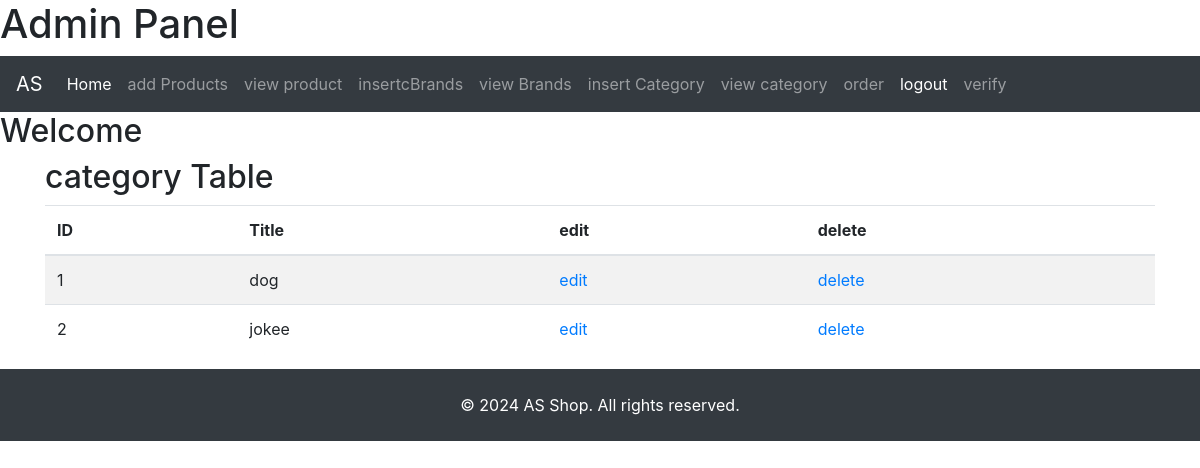
Before: /admin/home.php?view_category with the older database file.
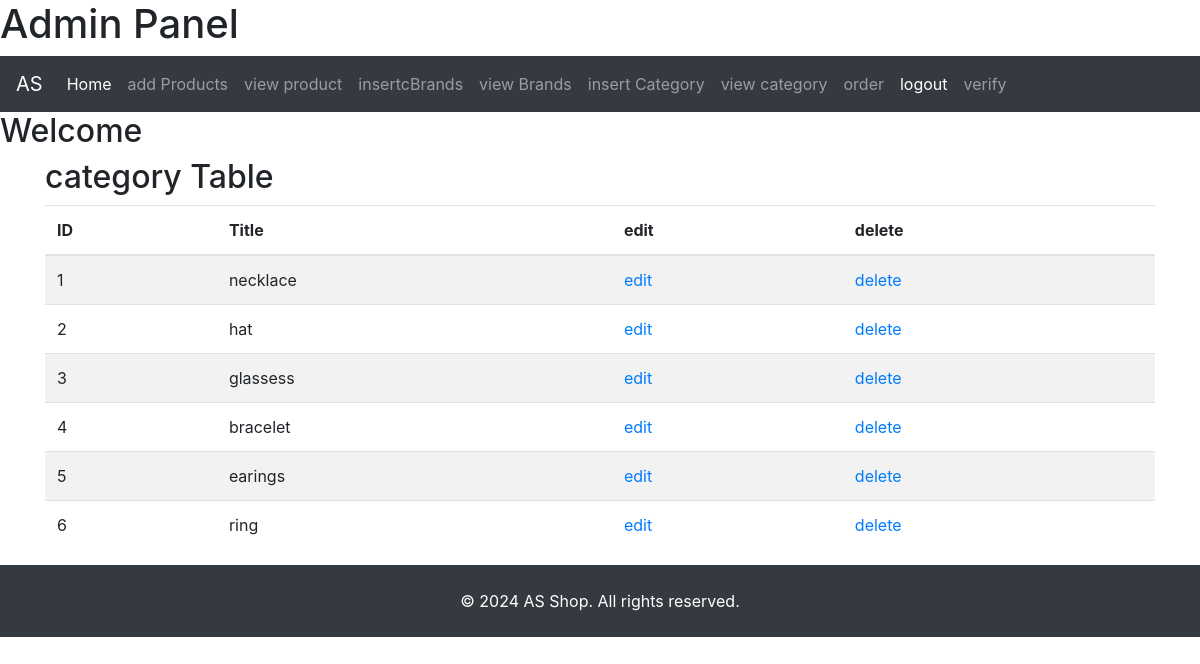
After: the same page with the newer database file.
### tables this page shows
CREATE TABLE `category` (
  `catid` int(10) NOT NULL,
  `title` varchar(100) NOT NULL
);

### admin/view_category.php (the view, shortened to what this page needs)
<div class="container">
    <h2>category Table</h2>
    <table class="table table-striped">
        <thead>
            <tr>
                <th>ID</th>
                <th>Title</th>
              <th>edit</th>
              <th>delete</th>
            </tr>
        </thead>
        <tbody>
     <?php
     global $conn;
     $get_category = "SELECT * FROM `category`";
     $result_category = mysqli_query($conn, $get_category);
     $number = 0;
     while ($row_category = mysqli_fetch_array($result_category)) {
      $category_id = $row_category['catid'];
        $category_title = $row_category['title'];
        $number++;
        ?>
        <tr>
            <td><?php echo $number; ?></td>
            <td><?php echo $category_title; ?></td>
            <td><a href="index.php?edit_category=<?php echo $category_id; ?>">edit</a></td>
            <td><a href="index.php?delete_category=<?php echo $category_id; ?>">delete</a></td>
        </tr>
        <?php
     }
     ?>
        </tbody>
    </table>
</div>

Changed rows visible on the page:
added category: title "necklace"
changed category: title "dog" → "hat"
changed category: title "jokee" → "glassess"
added category: title "bracelet"
added category: title "earings"
added category: title "ring"
